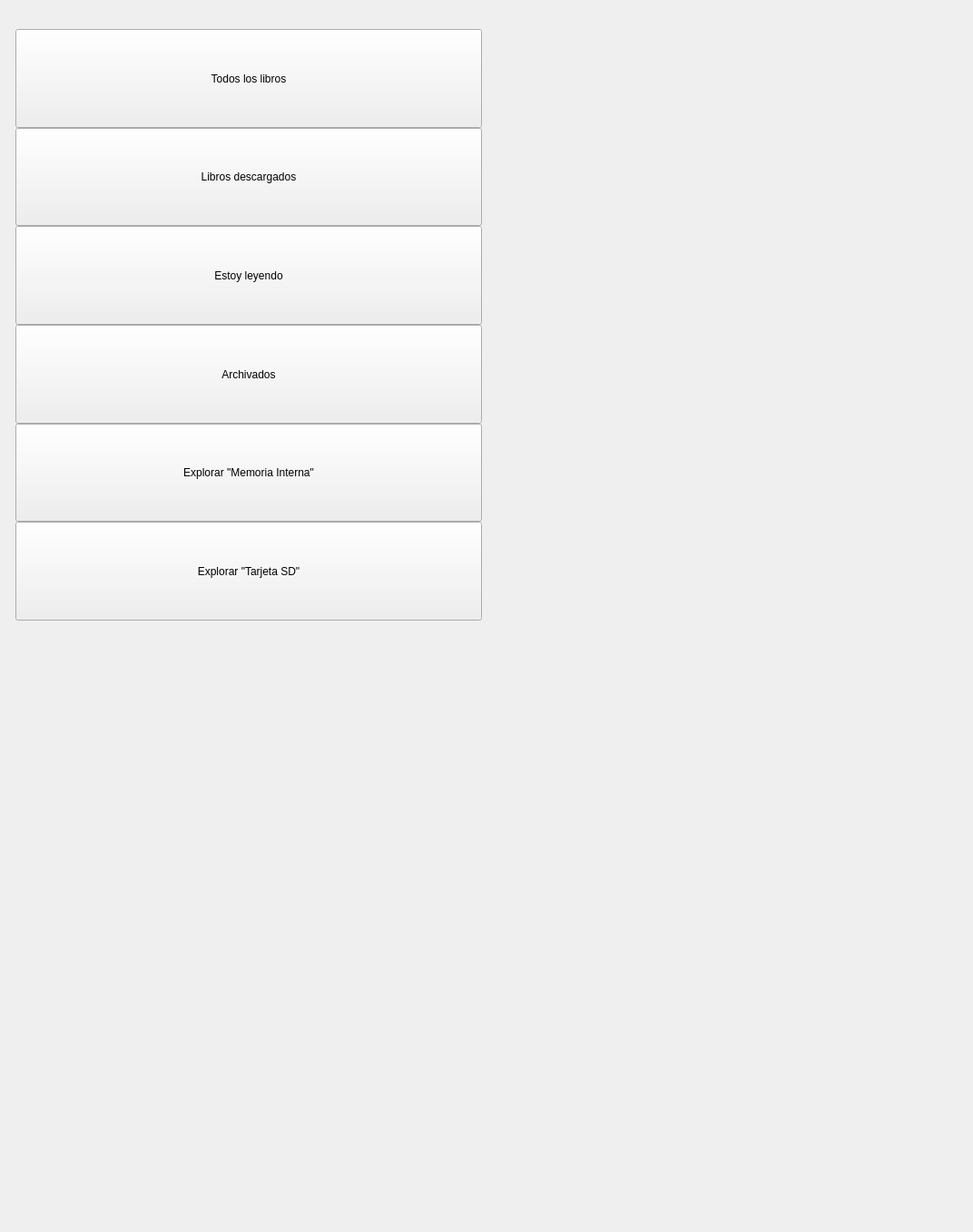
<?xml version="1.0" encoding="UTF-8"?>
<ui version="4.0">
 <class>LibraryBooksFilterLayer</class>
 <widget class="QWidget" name="LibraryBooksFilterLayer">
  <property name="geometry">
   <rect>
    <x>0</x>
    <y>0</y>
    <width>1072</width>
    <height>1358</height>
   </rect>
  </property>
  <property name="minimumSize">
   <size>
    <width>0</width>
    <height>0</height>
   </size>
  </property>
  <property name="maximumSize">
   <size>
    <width>1072</width>
    <height>1358</height>
   </size>
  </property>
  <property name="windowTitle">
   <string>Form</string>
  </property>
  <property name="styleSheet">
   <string notr="true" />
  </property>
  <layout class="QVBoxLayout" name="verticalLayout_2">
   <property name="spacing">
    <number>0</number>
   </property>
   <property name="margin">
    <number>0</number>
   </property>
   <item>
    <widget class="QLabel" name="spacerTop">
     <property name="text">
      <string />
     </property>
    </widget>
   </item>
   <item>
    <widget class="QWidget" name="HorizontalCont" native="true">
     <layout class="QHBoxLayout" name="HorizontalContss">
      <property name="spacing">
       <number>0</number>
      </property>
      <property name="leftMargin">
       <number>1</number>
      </property>
      <property name="rightMargin">
       <number>1</number>
      </property>
      <property name="bottomMargin">
       <number>1</number>
      </property>
      <item>
       <widget class="QLabel" name="spacerLeft">
        <property name="text">
         <string />
        </property>
       </widget>
      </item>
      <item>
       <widget class="QWidget" name="LibraryBooksFilterLayerCont" native="true">
        <property name="styleSheet">
         <string notr="true" />
        </property>
        <layout class="QVBoxLayout" name="verticalLayout_4">
         <property name="spacing">
          <number>0</number>
         </property>
         <property name="bottomMargin">
          <number>1</number>
         </property>
         <item>
          <widget class="QWidget" name="arrowCont" native="true">
           <property name="maximumSize">
            <size>
             <width>16777215</width>
             <height>27</height>
            </size>
           </property>
           <widget class="QLabel" name="topArrowLbl">
            <property name="geometry">
             <rect>
              <x>30</x>
              <y>2</y>
              <width>34</width>
              <height>24</height>
             </rect>
            </property>
            <property name="text">
             <string />
            </property>
            <property name="indent">
             <number>0</number>
            </property>
           </widget>
          </widget>
         </item>
         <item>
          <widget class="QFrame" name="popupCont">
           <property name="minimumSize">
            <size>
             <width>0</width>
             <height>0</height>
            </size>
           </property>
           <property name="maximumSize">
            <size>
             <width>14142</width>
             <height>14142</height>
            </size>
           </property>
           <layout class="QVBoxLayout" name="verticalLayout">
            <property name="spacing">
             <number>0</number>
            </property>
            <property name="margin">
             <number>0</number>
            </property>
            <item>
             <widget class="QPushButton" name="allBooksBtn">
              <property name="sizePolicy">
               <sizepolicy hsizetype="Expanding" vsizetype="Expanding">
                <horstretch>0</horstretch>
                <verstretch>0</verstretch>
               </sizepolicy>
              </property>
              <property name="focusPolicy">
               <enum>Qt::NoFocus</enum>
              </property>
              <property name="text">
               <string>Todos los libros</string>
              </property>
              <property name="checkable">
               <bool>true</bool>
              </property>
             </widget>
            </item>
            <item>
             <widget class="QPushButton" name="downloadBooksBtn">
              <property name="sizePolicy">
               <sizepolicy hsizetype="Expanding" vsizetype="Expanding">
                <horstretch>0</horstretch>
                <verstretch>0</verstretch>
               </sizepolicy>
              </property>
              <property name="focusPolicy">
               <enum>Qt::NoFocus</enum>
              </property>
              <property name="text">
               <string>Libros descargados</string>
              </property>
              <property name="checkable">
               <bool>true</bool>
              </property>
             </widget>
            </item>
            <item>
             <widget class="QPushButton" name="nowReadingBtn">
              <property name="sizePolicy">
               <sizepolicy hsizetype="Expanding" vsizetype="Expanding">
                <horstretch>0</horstretch>
                <verstretch>0</verstretch>
               </sizepolicy>
              </property>
              <property name="focusPolicy">
               <enum>Qt::NoFocus</enum>
              </property>
              <property name="text">
               <string>Estoy leyendo</string>
              </property>
              <property name="checkable">
               <bool>true</bool>
              </property>
             </widget>
            </item>
            <item>
             <widget class="QPushButton" name="archivedBtn">
              <property name="sizePolicy">
               <sizepolicy hsizetype="Expanding" vsizetype="Expanding">
                <horstretch>0</horstretch>
                <verstretch>0</verstretch>
               </sizepolicy>
              </property>
              <property name="focusPolicy">
               <enum>Qt::NoFocus</enum>
              </property>
              <property name="text">
               <string>Archivados</string>
              </property>
              <property name="checkable">
               <bool>true</bool>
              </property>
             </widget>
            </item>
            <item>
             <widget class="QPushButton" name="internalMemoryBtn">
              <property name="sizePolicy">
               <sizepolicy hsizetype="Expanding" vsizetype="Expanding">
                <horstretch>0</horstretch>
                <verstretch>0</verstretch>
               </sizepolicy>
              </property>
              <property name="focusPolicy">
               <enum>Qt::NoFocus</enum>
              </property>
              <property name="text">
               <string>Explorar "Memoria Interna"</string>
              </property>
              <property name="checkable">
               <bool>true</bool>
              </property>
             </widget>
            </item>
            <item>
             <widget class="QPushButton" name="sdBtn">
              <property name="sizePolicy">
               <sizepolicy hsizetype="Expanding" vsizetype="Expanding">
                <horstretch>0</horstretch>
                <verstretch>0</verstretch>
               </sizepolicy>
              </property>
              <property name="focusPolicy">
               <enum>Qt::NoFocus</enum>
              </property>
              <property name="text">
               <string>Explorar "Tarjeta SD"</string>
              </property>
              <property name="checkable">
               <bool>true</bool>
              </property>
             </widget>
            </item>
           </layout>
          </widget>
         </item>
        </layout>
       </widget>
      </item>
      <item>
       <spacer name="horizontalSpacer">
        <property name="orientation">
         <enum>Qt::Horizontal</enum>
        </property>
        <property name="sizeHint" stdset="0">
         <size>
          <width>57</width>
          <height>28</height>
         </size>
        </property>
       </spacer>
      </item>
     </layout>
    </widget>
   </item>
   <item>
    <spacer name="verticalSpacer">
     <property name="orientation">
      <enum>Qt::Vertical</enum>
     </property>
     <property name="sizeHint" stdset="0">
      <size>
       <width>28</width>
       <height>57</height>
      </size>
     </property>
    </spacer>
   </item>
  </layout>
 </widget>
 <resources />
 <connections />
</ui>
